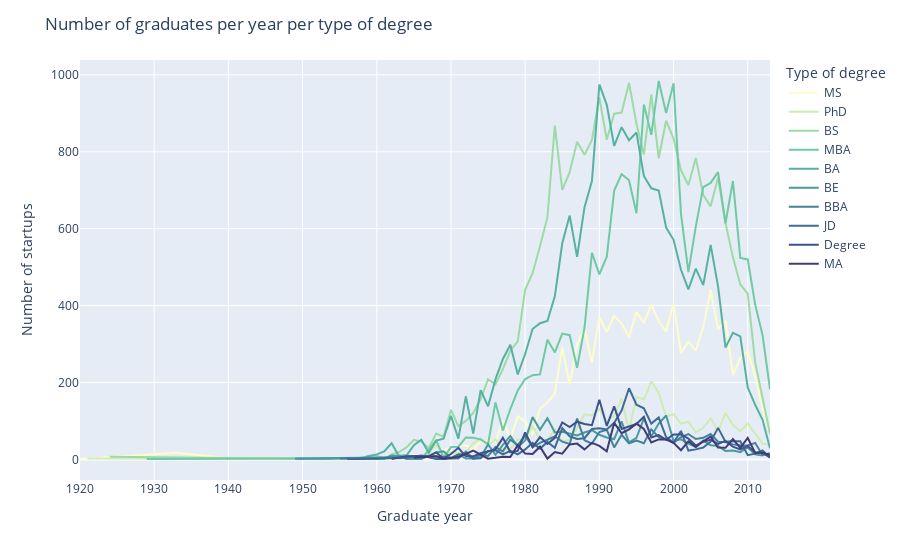

The notebook cell saved with this chart:
### Code cell
fig = px.line(subjects_grad_by_year, x = 'grad_year', y = 'count', color='degree_type', color_discrete_sequence = px.colors.sequential.deep)
fig.update_layout(
    title='Number of graduates per year per type of degree',
    xaxis_title='Graduate year',
    yaxis_title='Number of startups',
    legend_title_text='Type of degree'
)
fig.show()

### Figure 1 — Plotly figure (JSON) as saved in the notebook; plotly's stock layout.template omitted (floating-point values rounded to 4 significant figures)
{"data": [{"hovertemplate": "degree_type=MS<br>grad_year=%{x}<br>count=%{y}<extra></extra>", "legendgroup": "MS", "line": {"color": "rgb(253, 253, 204)", "dash": "solid"}, "marker": {"symbol": "circle"}, "mode": "lines", "name": "MS", "orientation": "v", "showlegend": true, "type": "scatter", "x": [1920, 1933, 1941, 1951, 1956, 1958, 1960, 1961, 1962, 1964, 1965, 1966, 1967, 1968, 1969, 1970, 1971, 1972, 1973, 1974, 1975, 1976, 1977, 1978, 1979, 1980, 1981, 1982, 1983, 1984, 1985, 1986, 1987, 1988, 1989, 1990, 1991, 1992, 1993, 1994, 1995, 1996, 1997, 1998, 1999, 2000, 2001, 2002, 2003, 2004, 2005, 2006, 2007, 2008, 2009, 2010, 2011, 2012, 2013], "xaxis": "x", "y": [1, 17, 1, 1, 1, 1, 2, 1, 1, 7, 12, 6, 11, 9, 23, 31, 34, 37, 26, 46, 49, 45, 101, 54, 112, 99, 65, 132, 148, 171, 291, 195, 300, 338, 252, 370, 331, 374, 353, 318, 383, 355, 403, 359, 333, 406, 277, 306, 283, 344, 441, 339, 361, 219, 264, 282, 216, 133, 67], "yaxis": "y"}, {"hovertemplate": "degree_type=PhD<br>grad_year=%{x}<br>count=%{y}<extra></extra>", "legendgroup": "PhD", "line": {"color": "rgb(206, 236, 179)", "dash": "solid"}, "marker": {"symbol": "circle"}, "mode": "lines", "name": "PhD", "orientation": "v", "showlegend": true, "type": "scatter", "x": [1921, 1958, 1959, 1961, 1962, 1963, 1964, 1965, 1966, 1967, 1968, 1969, 1970, 1971, 1972, 1973, 1974, 1975, 1976, 1977, 1978, 1979, 1980, 1981, 1982, 1983, 1984, 1985, 1986, 1987, 1988, 1989, 1990, 1991, 1992, 1993, 1994, 1995, 1996, 1997, 1998, 1999, 2000, 2001, 2002, 2003, 2004, 2005, 2006, 2007, 2008, 2009, 2010, 2011, 2012, 2013], "xaxis": "x", "y": [2, 1, 2, 1, 6, 1, 4, 2, 5, 16, 38, 9, 18, 17, 17, 42, 54, 36, 52, 28, 27, 52, 53, 87, 51, 49, 78, 46, 51, 83, 117, 115, 131, 99, 113, 158, 75, 163, 155, 203, 173, 112, 117, 93, 98, 70, 82, 107, 74, 120, 90, 73, 94, 67, 41, 38], "yaxis": "y"}, {"hovertemplate": "degree_type=BS<br>grad_year=%{x}<br>count=%{y}<extra></extra>", "legendgroup": "BS", "line": {"color": "rgb(156, 219, 165)", "dash": "solid"}, "marker": {"symbol": "circle"}, "mode": "lines", "name": "BS", "orientation": "v", "showlegend": true, "type": "scatter", "x": [1924, 1953, 1954, 1955, 1956, 1957, 1959, 1960, 1961, 1962, 1963, 1964, 1965, 1966, 1967, 1968, 1969, 1970, 1971, 1972, 1973, 1974, 1975, 1976, 1977, 1978, 1979, 1980, 1981, 1982, 1983, 1984, 1985, 1986, 1987, 1988, 1989, 1990, 1991, 1992, 1993, 1994, 1995, 1996, 1997, 1998, 1999, 2000, 2001, 2002, 2003, 2004, 2005, 2006, 2007, 2008, 2009, 2010, 2011, 2012, 2013], "xaxis": "x", "y": [7, 2, 1, 3, 1, 1, 9, 10, 1, 13, 19, 31, 51, 46, 29, 67, 59, 129, 86, 100, 121, 157, 208, 195, 235, 283, 307, 441, 484, 554, 630, 868, 701, 747, 826, 792, 831, 941, 831, 899, 902, 979, 873, 793, 949, 783, 881, 834, 752, 713, 784, 688, 658, 733, 615, 526, 455, 431, 253, 159, 66], "yaxis": "y"}, {"hovertemplate": "degree_type=MBA<br>grad_year=%{x}<br>count=%{y}<extra></extra>", "legendgroup": "MBA", "line": {"color": "rgb(111, 201, 163)", "dash": "solid"}, "marker": {"symbol": "circle"}, "mode": "lines", "name": "MBA", "orientation": "v", "showlegend": true, "type": "scatter", "x": [1929, 1952, 1955, 1957, 1958, 1960, 1962, 1963, 1964, 1966, 1967, 1968, 1969, 1970, 1971, 1972, 1973, 1974, 1975, 1976, 1977, 1978, 1979, 1980, 1981, 1982, 1983, 1984, 1985, 1986, 1987, 1988, 1989, 1990, 1991, 1992, 1993, 1994, 1995, 1996, 1997, 1998, 1999, 2000, 2001, 2002, 2003, 2004, 2005, 2006, 2007, 2008, 2009, 2010, 2011, 2012, 2013], "xaxis": "x", "y": [1, 2, 3, 1, 2, 2, 5, 10, 11, 2, 24, 50, 5, 32, 33, 57, 56, 52, 40, 148, 75, 131, 179, 209, 219, 221, 311, 278, 327, 323, 238, 343, 537, 481, 527, 699, 742, 726, 640, 923, 844, 984, 901, 978, 639, 487, 606, 708, 719, 747, 614, 724, 524, 520, 403, 323, 182], "yaxis": "y"}, {"hovertemplate": "degree_type=BA<br>grad_year=%{x}<br>count=%{y}<extra></extra>", "legendgroup": "BA", "line": {"color": "rgb(86, 177, 163)", "dash": "solid"}, "marker": {"symbol": "circle"}, "mode": "lines", "name": "BA", "orientation": "v", "showlegend": true, "type": "scatter", "x": [1949, 1953, 1955, 1958, 1959, 1960, 1961, 1962, 1963, 1964, 1965, 1966, 1967, 1968, 1969, 1970, 1971, 1972, 1973, 1974, 1975, 1976, 1977, 1978, 1979, 1980, 1981, 1982, 1983, 1984, 1985, 1986, 1987, 1988, 1989, 1990, 1991, 1992, 1993, 1994, 1995, 1996, 1997, 1998, 1999, 2000, 2001, 2002, 2003, 2004, 2005, 2006, 2007, 2008, 2009, 2010, 2011, 2012, 2013], "xaxis": "x", "y": [1, 1, 3, 3, 9, 13, 21, 42, 8, 10, 37, 51, 17, 49, 54, 113, 54, 164, 67, 180, 138, 208, 261, 298, 221, 274, 339, 354, 360, 424, 562, 634, 527, 656, 724, 975, 922, 815, 864, 830, 850, 737, 705, 699, 603, 571, 493, 442, 496, 453, 558, 450, 291, 329, 320, 187, 142, 103, 29], "yaxis": "y"}, {"hovertemplate": "degree_type=BE<br>grad_year=%{x}<br>count=%{y}<extra></extra>", "legendgroup": "BE", "line": {"color": "rgb(76, 153, 160)", "dash": "solid"}, "marker": {"symbol": "circle"}, "mode": "lines", "name": "BE", "orientation": "v", "showlegend": true, "type": "scatter", "x": [1949, 1958, 1960, 1961, 1962, 1963, 1964, 1966, 1967, 1968, 1969, 1970, 1971, 1972, 1973, 1974, 1975, 1976, 1977, 1978, 1979, 1980, 1981, 1982, 1983, 1984, 1985, 1986, 1987, 1988, 1989, 1990, 1991, 1992, 1993, 1994, 1995, 1996, 1997, 1998, 1999, 2000, 2001, 2002, 2003, 2004, 2005, 2006, 2007, 2008, 2009, 2010, 2011, 2012], "xaxis": "x", "y": [2, 4, 1, 2, 10, 9, 1, 1, 9, 18, 21, 3, 13, 2, 2, 6, 39, 12, 38, 61, 32, 49, 110, 77, 107, 70, 72, 68, 62, 70, 76, 64, 57, 53, 99, 44, 56, 106, 60, 93, 114, 48, 52, 41, 32, 49, 37, 35, 22, 23, 19, 31, 13, 10], "yaxis": "y"}, {"hovertemplate": "degree_type=BBA<br>grad_year=%{x}<br>count=%{y}<extra></extra>", "legendgroup": "BBA", "line": {"color": "rgb(68, 130, 155)", "dash": "solid"}, "marker": {"symbol": "circle"}, "mode": "lines", "name": "BBA", "orientation": "v", "showlegend": true, "type": "scatter", "x": [1955, 1968, 1969, 1970, 1971, 1972, 1973, 1974, 1975, 1976, 1977, 1978, 1979, 1980, 1981, 1982, 1983, 1984, 1985, 1986, 1987, 1988, 1989, 1990, 1991, 1992, 1993, 1994, 1995, 1996, 1997, 1998, 1999, 2000, 2001, 2002, 2003, 2004, 2005, 2006, 2007, 2008, 2009, 2010, 2011, 2012, 2013], "xaxis": "x", "y": [2, 8, 6, 2, 2, 20, 3, 12, 9, 32, 21, 51, 37, 62, 32, 43, 51, 60, 46, 40, 106, 50, 41, 71, 77, 31, 64, 42, 49, 42, 78, 58, 52, 43, 58, 66, 53, 56, 66, 46, 45, 39, 37, 36, 43, 11, 16], "yaxis": "y"}, {"hovertemplate": "degree_type=JD<br>grad_year=%{x}<br>count=%{y}<extra></extra>", "legendgroup": "JD", "line": {"color": "rgb(62, 108, 150)", "dash": "solid"}, "marker": {"symbol": "circle"}, "mode": "lines", "name": "JD", "orientation": "v", "showlegend": true, "type": "scatter", "x": [1956, 1958, 1964, 1966, 1968, 1969, 1970, 1971, 1972, 1973, 1974, 1975, 1976, 1977, 1978, 1979, 1980, 1981, 1982, 1983, 1984, 1985, 1986, 1987, 1988, 1989, 1990, 1991, 1992, 1993, 1994, 1995, 1996, 1997, 1998, 1999, 2000, 2001, 2002, 2003, 2004, 2005, 2006, 2007, 2008, 2009, 2010, 2011, 2012, 2013], "xaxis": "x", "y": [1, 1, 4, 10, 1, 1, 3, 13, 14, 2, 3, 21, 24, 13, 22, 13, 26, 43, 28, 45, 30, 81, 60, 53, 55, 79, 81, 78, 95, 127, 185, 142, 133, 93, 109, 58, 44, 74, 23, 26, 31, 46, 82, 46, 47, 47, 11, 15, 23, 4], "yaxis": "y"}, {"hovertemplate": "degree_type=Degree<br>grad_year=%{x}<br>count=%{y}<extra></extra>", "legendgroup": "Degree", "line": {"color": "rgb(62, 82, 143)", "dash": "solid"}, "marker": {"symbol": "circle"}, "mode": "lines", "name": "Degree", "orientation": "v", "showlegend": true, "type": "scatter", "x": [1962, 1964, 1965, 1967, 1968, 1969, 1970, 1971, 1972, 1973, 1974, 1975, 1976, 1977, 1978, 1979, 1980, 1981, 1982, 1983, 1984, 1985, 1986, 1987, 1988, 1989, 1990, 1991, 1992, 1993, 1994, 1995, 1996, 1997, 1998, 1999, 2000, 2001, 2002, 2003, 2004, 2005, 2006, 2007, 2008, 2009, 2010, 2011, 2012, 2013], "xaxis": "x", "y": [1, 8, 9, 8, 18, 3, 14, 30, 8, 8, 16, 22, 26, 56, 19, 22, 70, 32, 58, 40, 56, 96, 84, 98, 92, 89, 155, 87, 138, 79, 85, 92, 111, 57, 63, 51, 65, 65, 54, 36, 46, 51, 40, 48, 33, 26, 35, 18, 17, 5], "yaxis": "y"}, {"hovertemplate": "degree_type=MA<br>grad_year=%{x}<br>count=%{y}<extra></extra>", "legendgroup": "MA", "line": {"color": "rgb(64, 60, 115)", "dash": "solid"}, "marker": {"symbol": "circle"}, "mode": "lines", "name": "MA", "orientation": "v", "showlegend": true, "type": "scatter", "x": [1965, 1968, 1969, 1971, 1973, 1974, 1975, 1976, 1977, 1978, 1979, 1980, 1981, 1982, 1983, 1984, 1985, 1986, 1987, 1988, 1989, 1990, 1991, 1992, 1993, 1994, 1995, 1996, 1997, 1998, 1999, 2000, 2001, 2002, 2003, 2004, 2005, 2006, 2007, 2008, 2009, 2010, 2011, 2012, 2013], "xaxis": "x", "y": [4, 8, 2, 6, 23, 13, 2, 4, 7, 6, 37, 15, 14, 33, 2, 19, 15, 39, 41, 26, 43, 35, 21, 95, 68, 78, 93, 79, 44, 52, 52, 43, 24, 47, 32, 47, 59, 31, 30, 53, 30, 56, 17, 18, 11], "yaxis": "y"}], "layout": {"legend": {"title": {"text": "Type of degree"}, "tracegroupgap": 0}, "margin": {"t": 60}, "title": {"text": "Number of graduates per year per type of degree"}, "xaxis": {"anchor": "y", "domain": [0, 1], "title": {"text": "Graduate year"}}, "yaxis": {"anchor": "x", "domain": [0, 1], "title": {"text": "Number of startups"}}}}
